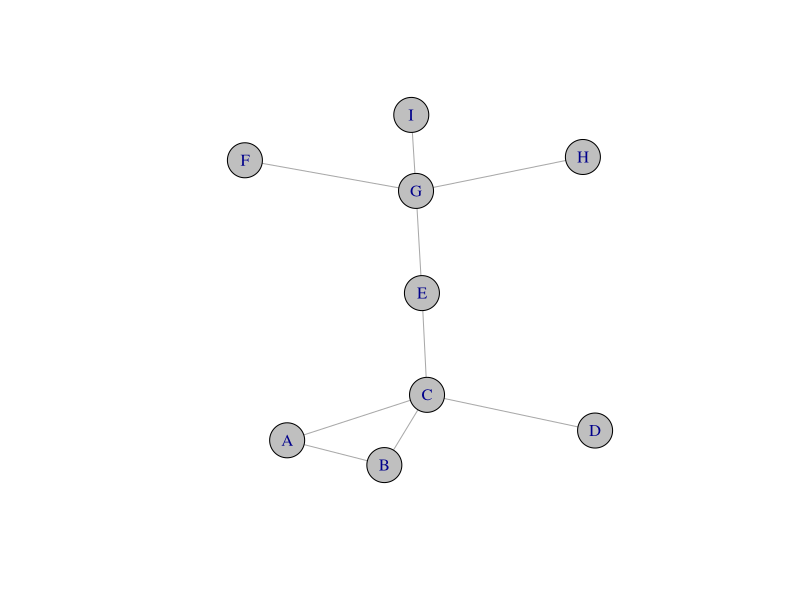

R code for this plot:
## ---- chunk 1
# Loading Package
library('igraph') 
# Creating edge list, vertex list
example_edges <- data.frame(x=c("A","A","B","C","C","E","G","G","G"),
                    y=c("B","C","C","D","E","G","F","I","H"))
example_vertices <- data.frame(x=c("A","B","C","D","E","F","G","H","I"))
# Generating network
net <- graph_from_data_frame(d=example_edges, vertices=example_vertices, directed=F) 
# Plotting network
plot(net,vertex.size=20,margin=0,edge.arrow.size=0.3,vertex.color="gray75")
# Calculate Eigenvector Centrality of each Vertex
EGvals <- eigen_centrality(net)$vector
sort(EGvals, decreasing=TRUE)

